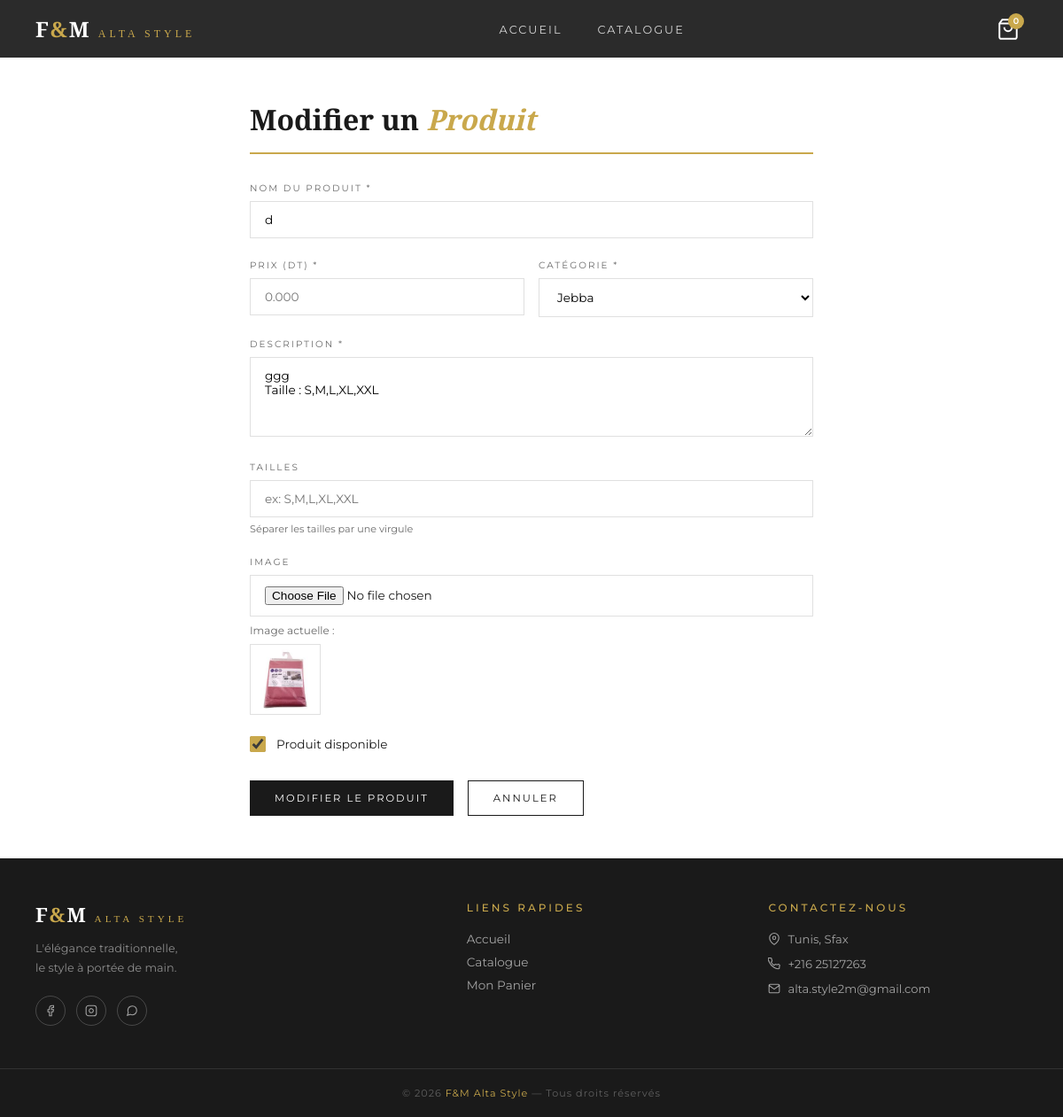
The page /mon-admin/produit/modifier/3/ (signed in) on the database its author committed.
### boutique/models.py (models this page shows, shortened)
class Produit(models.Model):
    CATEGORIES = [
        ('jebba', 'Jebba'),
        ('burnous', 'Burnous'),
        ('kaftan', 'Kaftan'),
        ('accessoire', 'Accessoire'),
    ]
    nom = models.CharField(max_length=200)
    description = models.TextField()
    prix = models.DecimalField(max_digits=10, decimal_places=3)
    categorie = models.CharField(max_length=50, choices=CATEGORIES)
    image = models.ImageField(upload_to='produits/', blank=True, null=True)
    disponible = models.BooleanField(default=True)
    tailles = models.CharField(max_length=200, blank=True, default='', help_text='ex: S,M,L,XL,XXL')
    date_ajout = models.DateTimeField(auto_now_add=True)

### boutique/views.py (the view, shortened to what this page needs)
# urls.py: path('mon-admin/produit/modifier/<int:pk>/', views.admin_produit_modifier, name='admin_produit_modifier'),
@login_required(login_url='/mon-admin/login/')
def admin_produit_modifier(request, pk):
    produit = get_object_or_404(Produit, pk=pk)
    return render(request, 'boutique/admin_produit_form.html', {
        'action': 'Modifier',
        'produit': produit
    })

### boutique/templates/boutique/admin_produit_form.html (shortened to what this page needs)
{% extends 'boutique/base.html' %}
{% block content %}
<div class="form-wrapper">
  <h2 class="form-title">{{ action }} un <span>Produit</span></h2>
  <form method="POST" enctype="multipart/form-data">
    <div class="form-group">
      <label class="form-label">Nom du Produit *</label>
      <input type="text" name="nom" class="form-input" required
        value="{% if produit %}{{ produit.nom }}{% endif %}"
        placeholder="ex: Jebba Brodée Premium">
    </div>
    <div class="form-row">
      <div class="form-group">
        <label class="form-label">Prix (DT) *</label>
        <input type="number" name="prix" step="0.001" class="form-input" required
          value="{% if produit %}{{ produit.prix }}{% endif %}"
          placeholder="0.000">
      </div>
      <div class="form-group">
        <label class="form-label">Catégorie *</label>
        <select name="categorie" class="form-input">
          <option value="jebba" {% if produit and produit.categorie == 'jebba' %}selected{% endif %}>Jebba</option>
        </select>
      </div>
    </div>
    <div class="form-group">
      <label class="form-label">Description *</label>
      <textarea name="description" class="form-input" rows="4"
        placeholder="Description du produit...">{% if produit %}{{ produit.description }}{% endif %}</textarea>
    </div>
    <div class="form-group">
      <label class="form-label">Tailles</label>
      <input type="text" name="tailles" class="form-input"
        value="{% if produit %}{{ produit.tailles }}{% endif %}"
        placeholder="ex: S,M,L,XL,XXL">
      <p class="form-hint">Séparer les tailles par une virgule</p>
    </div>
    <div class="form-group">
      <label class="form-label">Image</label>
      <input type="file" name="image" class="form-input" accept="image/*">
      {% if produit and produit.image %}
      <div class="current-image">
        Image actuelle :
        <img src="{{ produit.image.url }}" alt="{{ produit.nom }}">
      </div>
      {% endif %}
    </div>
    <div class="form-group">
      <div class="checkbox-group">
        <input type="checkbox" name="disponible" id="disponible"
          {% if not produit or produit.disponible %}checked{% endif %}>
        <label for="disponible">Produit disponible</label>
      </div>
    </div>
    <div class="form-actions">
      <button type="submit" class="btn-primary">{{ action }} le Produit</button>
      <a href="/mon-admin/" class="btn-outline">Annuler</a>
    </div>
  </form>
</div>
{% endblock %}

### boutique/templates/boutique/base.html (style rules this page uses)
* { margin:0;padding:0;box-sizing:border-box }
:root { --gold:#C9A84C; --white:#FFFFFF; --cream:#FAF8F3; --black:#1A1A1A; --dark:#2b2b2b; --gray:#6B6B6B; --border:#e0e0e0; }
body { font-family:'Montserrat',sans-serif;background:var(--white);color:var(--black);display:flex;flex-direction:column;min-height:100vh }
.btn-primary { background:var(--black); color:var(--white); border:none; padding:12px 28px; font-family:'Montserrat',sans-serif; font-size:0.72rem; letter-spacing:2px; text-transform:uppercase; cursor:pointer; text-decoration:none; display:inline-block; transition:background 0.3s; }
.btn-outline { background:none; color:var(--black); border:1.5px solid var(--black); padding:12px 28px; font-family:'Montserrat',sans-serif; font-size:0.72rem; letter-spacing:2px; text-transform:uppercase; cursor:pointer; text-decoration:none; display:inline-block; transition:all 0.3s; }

### boutique/templates/boutique/admin_produit_form.html (style rules this page uses)
.form-wrapper { max-width:700px;margin:3rem auto;padding:0 2rem }
.form-title { font-family:'Cormorant Garamond',serif;font-size:2rem;font-weight:700;margin-bottom:2rem;padding-bottom:1rem;border-bottom:2px solid var(--gold) }
.form-title span { color:var(--gold);font-style:italic }
.form-group { margin-bottom:1.5rem }
.form-label { display:block;font-size:0.65rem;letter-spacing:2px;text-transform:uppercase;color:var(--gray);margin-bottom:0.5rem }
.form-input { width:100%;border:1px solid var(--border);padding:12px 16px;font-family:'Montserrat',sans-serif;font-size:0.85rem;outline:none;transition:border-color 0.3s;background:var(--white) }
.form-row { display:grid;grid-template-columns:1fr 1fr;gap:1rem }
.checkbox-group { display:flex;align-items:center;gap:0.75rem }
.checkbox-group input { width:18px;height:18px;accent-color:var(--gold) }
.checkbox-group label { font-size:0.85rem;color:var(--black) }
.form-actions { display:flex;gap:1rem;margin-top:2rem }
.current-image { margin-top:0.5rem;font-size:0.75rem;color:var(--gray) }
.current-image img { width:80px;height:80px;object-fit:cover;display:block;margin-top:0.5rem;border:1px solid var(--border) }
.form-hint { font-size:0.7rem;color:var(--gray);margin-top:0.4rem }

### rows shown on the page
Produit: nom "d", categorie "Jebba", description "ggg Taille : S,M,L,XL,XXL", image (picture), disponible "☑"

### other values the page prints
{{ action }} "Modifier"
{{ action }} "MODIFIER"
